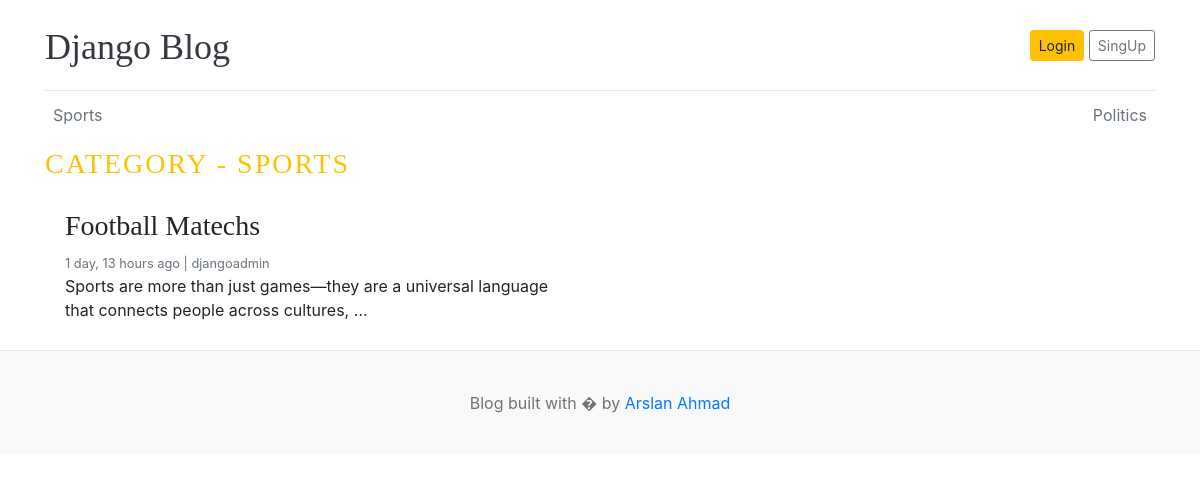
The page /category/1/ on the database as committed earlier.
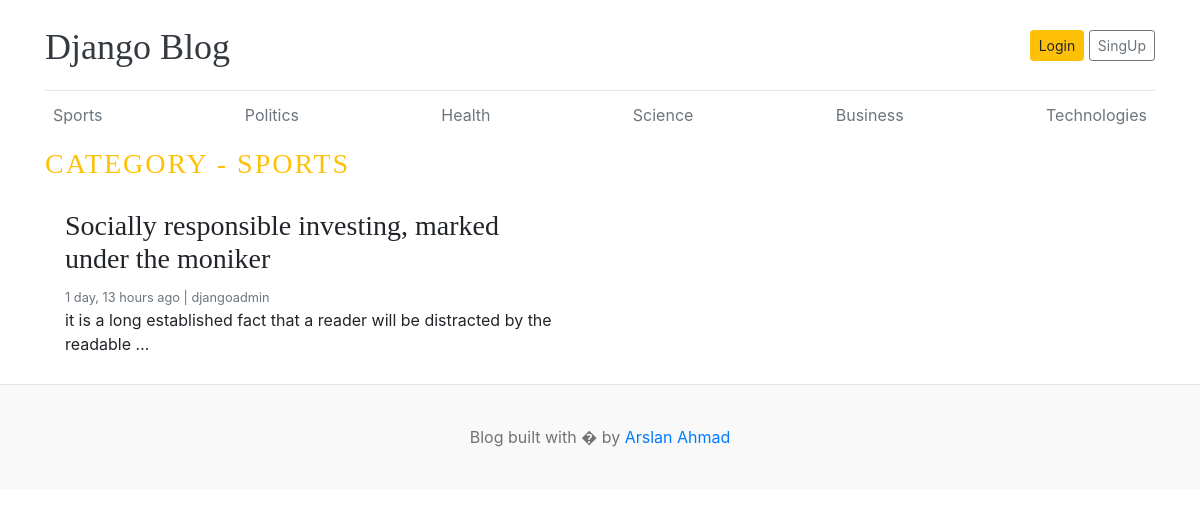
The same page on the database as committed later.
### blogs/models.py (models this page shows, shortened)
class Category(models.Model):
    category_name = models.CharField(max_length=100, unique=True)
    created_at = models.DateTimeField(auto_now_add=True)
    updated_at = models.DateTimeField(auto_now=True)
    class Meta:
        verbose_name = "Category"
        verbose_name_plural = "Categories"
    def __str__(self):
        return self.category_name

class Blog(models.Model):
    title = models.CharField(max_length=100)
    slug = models.SlugField(max_length=100, unique=True)
    category = models.ForeignKey(Category, on_delete=models.CASCADE, related_name='blogs')
    author = models.ForeignKey(User, on_delete=models.CASCADE)
    featured_image = models.ImageField(upload_to='uploads/%Y/%m/%d/')
    short_description = models.TextField(max_length=500)
    blog_body = models.TextField(max_length=200)
    status = models.CharField(max_length=20, choices=STATUS_CHOICES, default="Draft")
    is_featured = models.BooleanField(default=False)
    created_at = models.DateTimeField(auto_now_add=True)
    updated_at = models.DateTimeField(auto_now=True)

### blogs/views.py (the view)
# urls.py: path('<int:category_id>/', views.posts_by_category, name='posts_by_category'),
def posts_by_category(request, category_id):
    posts = Blog.objects.filter(category=category_id, status="Published")
    category = get_object_or_404(Category, pk=category_id)
    context = {
        'posts': posts,
        'category': category,
    }
    return render(request, 'posts_by_category.html', context)

### blogs/context_processors.py (called while the page is built)
def get_categories(request):
    categories = Category.objects.all()
    return dict(categories=categories)

### templates/posts_by_category.html (shortened to what this page needs)
    {% extends "base.html" %}
    {% block content %}
      <div class="nav-scroller py-1 mb-2">
        <nav class="nav d-flex justify-content-between">
          {% for cat in categories %}
          <a class="p-2 text-muted" href="{% url 'posts_by_category' cat.id %}">{{cat.category_name}}</a>
          {% endfor %}
        </nav>
      </div>
  <h3 class="text-uppercase text-warning" style="letter-spacing: 2px;">Category - {{ category }}</h3>
  <div class="row mb-2">
  {% if posts %}
    {% for post in posts %}
    <div class="col-md-6">
      <div class="card border-0" >
        <div class="card-body">
          <h3>{{ post.title }}</h3>
          <small class="mb-1 text-muted">{{ post.created_at | timesince }} ago | {{ post.author }}</small>
          <p class="card-text">{{ post.short_description | truncatewords:15 }}</p>
        </div>
      </div>
    </div>
    {% endfor %}
  {% else %}
  <p>No Post Found</p>
  {% endif %}
  </div>
</div>
{% endblock %}

### templates/base.html (shortened to what this page needs)
<!DOCTYPE html>
{% load static %}
<html lang="en">
<head>
    <link href="https://getbootstrap.com/docs/4.0/dist/css/bootstrap.min.css" rel="stylesheet">
    <link href="{% static 'css/blog.css' %}" rel="stylesheet">
  </head>
<body>
    <div class="container">
      <header class="blog-header py-3">
        <div class="row flex-nowrap justify-content-between align-items-center">
          <div class="col-8 pt-1">
            <a class="blog-header-logo text-dark" href="/">Django Blog</a>
          </div>
          <div class="col-4 d-flex justify-content-end align-items-center">
            <a class="btn btn-sm btn-warning" href="#">Login</a> &nbsp;
            <a class="btn btn-sm btn-outline-secondary" href="#">SingUp</a>
          </div>
        </div>
      </header>
        {% block content %}
        {% endblock %}
<footer class="blog-footer">
  <p>Blog built with � by <a href="#">Arslan Ahmad</a></p>
</footer>
</body>
</html>

### blog_main/static/css/blog.css (style rules this page uses)
.blog-header { border-bottom: 1px solid #e5e5e5; }
.blog-header-logo { font-family: "Playfair Display", Georgia, "Times New Roman", serif; font-size: 2.25rem; }
h1, h2, h3, h4, h5, h6 { font-family: "Playfair Display", Georgia, "Times New Roman", serif; }
.blog-footer { padding: 2.5rem 0; color: #727272; text-align: center; background-color: #f9f9f9; border-top: .05rem solid #e5e5e5; }
.blog-footer p:last-child { margin-bottom: 0; }

Rows that differ between the two databases and show on the page:
removed Blog: title "Football Matechs", created_at "1 day, 13 hours", author "djangoadmin", short_description "Sports are more than just games—they are a universal language that connects people across cultures, …"
added Category: category_name "Health"
added Category: category_name "Science"
added Category: category_name "Business"
added Category: category_name "Technologies"
added Blog: title "Socially responsible investing, marked under the moniker", created_at "1 day, 13 hours", author "djangoadmin", short_description "it is a long established fact that a reader will be distracted by the readable …"
